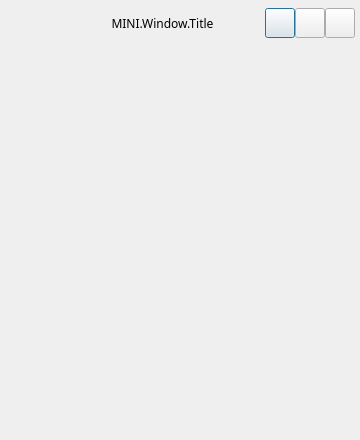
<?xml version="1.0" encoding="UTF-8"?>
<ui version="4.0">
 <class>LoginMini</class>
 <widget class="QDialog" name="LoginMini">
  <property name="windowModality">
   <enum>Qt::ApplicationModal</enum>
  </property>
  <property name="geometry">
   <rect>
    <x>0</x>
    <y>0</y>
    <width>360</width>
    <height>440</height>
   </rect>
  </property>
  <property name="minimumSize">
   <size>
    <width>0</width>
    <height>0</height>
   </size>
  </property>
  <property name="font">
   <font>
    <family>微软雅黑</family>
   </font>
  </property>
  <property name="windowTitle">
   <string>浩一双师</string>
  </property>
  <property name="windowIcon">
   <iconset resource="obs.qrc">
    <normaloff>:/res/HaoYi.ico</normaloff>:/res/HaoYi.ico</iconset>
  </property>
  <layout class="QVBoxLayout" name="verticalLayout">
   <property name="spacing">
    <number>0</number>
   </property>
   <property name="leftMargin">
    <number>0</number>
   </property>
   <property name="topMargin">
    <number>0</number>
   </property>
   <property name="rightMargin">
    <number>0</number>
   </property>
   <property name="bottomMargin">
    <number>0</number>
   </property>
   <item>
    <layout class="QHBoxLayout" name="hori_title" stretch="0,0,0,0,0">
     <property name="spacing">
      <number>0</number>
     </property>
     <property name="sizeConstraint">
      <enum>QLayout::SetFixedSize</enum>
     </property>
     <property name="topMargin">
      <number>8</number>
     </property>
     <property name="rightMargin">
      <number>5</number>
     </property>
     <property name="bottomMargin">
      <number>15</number>
     </property>
     <item>
      <widget class="QLabel" name="label">
       <property name="minimumSize">
        <size>
         <width>60</width>
         <height>0</height>
        </size>
       </property>
       <property name="text">
        <string/>
       </property>
      </widget>
     </item>
     <item>
      <widget class="QLabel" name="titleName">
       <property name="sizePolicy">
        <sizepolicy hsizetype="Expanding" vsizetype="Fixed">
         <horstretch>0</horstretch>
         <verstretch>0</verstretch>
        </sizepolicy>
       </property>
       <property name="minimumSize">
        <size>
         <width>0</width>
         <height>30</height>
        </size>
       </property>
       <property name="maximumSize">
        <size>
         <width>16777215</width>
         <height>30</height>
        </size>
       </property>
       <property name="text">
        <string>MINI.Window.Title</string>
       </property>
       <property name="alignment">
        <set>Qt::AlignCenter</set>
       </property>
       <property name="margin">
        <number>0</number>
       </property>
       <property name="indent">
        <number>-1</number>
       </property>
      </widget>
     </item>
     <item>
      <widget class="QPushButton" name="btnArrow">
       <property name="sizePolicy">
        <sizepolicy hsizetype="Fixed" vsizetype="Fixed">
         <horstretch>0</horstretch>
         <verstretch>0</verstretch>
        </sizepolicy>
       </property>
       <property name="minimumSize">
        <size>
         <width>0</width>
         <height>0</height>
        </size>
       </property>
       <property name="maximumSize">
        <size>
         <width>30</width>
         <height>30</height>
        </size>
       </property>
       <property name="cursor">
        <cursorShape>PointingHandCursor</cursorShape>
       </property>
       <property name="toolTip">
        <string>MINI.Tips.Type</string>
       </property>
       <property name="text">
        <string/>
       </property>
      </widget>
     </item>
     <item>
      <widget class="QPushButton" name="btnMin">
       <property name="sizePolicy">
        <sizepolicy hsizetype="Fixed" vsizetype="Fixed">
         <horstretch>0</horstretch>
         <verstretch>0</verstretch>
        </sizepolicy>
       </property>
       <property name="minimumSize">
        <size>
         <width>0</width>
         <height>0</height>
        </size>
       </property>
       <property name="maximumSize">
        <size>
         <width>30</width>
         <height>30</height>
        </size>
       </property>
       <property name="cursor">
        <cursorShape>PointingHandCursor</cursorShape>
       </property>
       <property name="toolTip">
        <string>MINI.Tips.Min</string>
       </property>
       <property name="text">
        <string/>
       </property>
      </widget>
     </item>
     <item>
      <widget class="QPushButton" name="btnClose">
       <property name="sizePolicy">
        <sizepolicy hsizetype="Fixed" vsizetype="Fixed">
         <horstretch>0</horstretch>
         <verstretch>0</verstretch>
        </sizepolicy>
       </property>
       <property name="minimumSize">
        <size>
         <width>0</width>
         <height>0</height>
        </size>
       </property>
       <property name="maximumSize">
        <size>
         <width>30</width>
         <height>30</height>
        </size>
       </property>
       <property name="cursor">
        <cursorShape>PointingHandCursor</cursorShape>
       </property>
       <property name="toolTip">
        <string>MINI.Tips.Close</string>
       </property>
       <property name="text">
        <string/>
       </property>
      </widget>
     </item>
    </layout>
   </item>
   <item>
    <layout class="QHBoxLayout" name="hori_qr">
     <property name="spacing">
      <number>0</number>
     </property>
     <property name="leftMargin">
      <number>20</number>
     </property>
     <property name="topMargin">
      <number>0</number>
     </property>
     <property name="rightMargin">
      <number>20</number>
     </property>
     <property name="bottomMargin">
      <number>10</number>
     </property>
     <item>
      <widget class="QLabel" name="titleQR">
       <property name="sizePolicy">
        <sizepolicy hsizetype="Expanding" vsizetype="Fixed">
         <horstretch>0</horstretch>
         <verstretch>0</verstretch>
        </sizepolicy>
       </property>
       <property name="minimumSize">
        <size>
         <width>0</width>
         <height>280</height>
        </size>
       </property>
       <property name="font">
        <font>
         <pointsize>16</pointsize>
        </font>
       </property>
       <property name="text">
        <string/>
       </property>
       <property name="textFormat">
        <enum>Qt::AutoText</enum>
       </property>
       <property name="scaledContents">
        <bool>false</bool>
       </property>
       <property name="alignment">
        <set>Qt::AlignCenter</set>
       </property>
       <property name="wordWrap">
        <bool>true</bool>
       </property>
       <property name="indent">
        <number>0</number>
       </property>
      </widget>
     </item>
    </layout>
   </item>
   <item>
    <layout class="QHBoxLayout" name="hori_scan">
     <property name="spacing">
      <number>0</number>
     </property>
     <property name="leftMargin">
      <number>20</number>
     </property>
     <property name="topMargin">
      <number>0</number>
     </property>
     <property name="rightMargin">
      <number>25</number>
     </property>
     <property name="bottomMargin">
      <number>0</number>
     </property>
     <item>
      <widget class="QLabel" name="iconScan">
       <property name="sizePolicy">
        <sizepolicy hsizetype="Fixed" vsizetype="Fixed">
         <horstretch>0</horstretch>
         <verstretch>0</verstretch>
        </sizepolicy>
       </property>
       <property name="minimumSize">
        <size>
         <width>68</width>
         <height>38</height>
        </size>
       </property>
       <property name="layoutDirection">
        <enum>Qt::LeftToRight</enum>
       </property>
       <property name="styleSheet">
        <string notr="true"/>
       </property>
       <property name="text">
        <string/>
       </property>
      </widget>
     </item>
     <item>
      <widget class="QLabel" name="titleScan">
       <property name="sizePolicy">
        <sizepolicy hsizetype="Expanding" vsizetype="Fixed">
         <horstretch>0</horstretch>
         <verstretch>0</verstretch>
        </sizepolicy>
       </property>
       <property name="minimumSize">
        <size>
         <width>0</width>
         <height>60</height>
        </size>
       </property>
       <property name="text">
        <string notr="true"/>
       </property>
       <property name="alignment">
        <set>Qt::AlignCenter</set>
       </property>
       <property name="wordWrap">
        <bool>true</bool>
       </property>
       <property name="margin">
        <number>0</number>
       </property>
       <property name="indent">
        <number>-1</number>
       </property>
      </widget>
     </item>
    </layout>
   </item>
   <item>
    <layout class="QHBoxLayout" name="hori_ver">
     <property name="spacing">
      <number>0</number>
     </property>
     <property name="leftMargin">
      <number>20</number>
     </property>
     <property name="topMargin">
      <number>5</number>
     </property>
     <property name="rightMargin">
      <number>20</number>
     </property>
     <property name="bottomMargin">
      <number>5</number>
     </property>
     <item>
      <widget class="QLabel" name="titleVer">
       <property name="text">
        <string/>
       </property>
       <property name="alignment">
        <set>Qt::AlignCenter</set>
       </property>
      </widget>
     </item>
    </layout>
   </item>
  </layout>
 </widget>
 <resources>
  <include location="obs.qrc"/>
 </resources>
 <connections/>
</ui>
